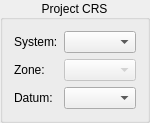
     <widget class="QGroupBox" name="coord_system_box">
      <property name="sizePolicy">
       <sizepolicy hsizetype="Preferred" vsizetype="Maximum">
        <horstretch>0</horstretch>
        <verstretch>0</verstretch>
       </sizepolicy>
      </property>
      <property name="minimumSize">
       <size>
        <width>150</width>
        <height>0</height>
       </size>
      </property>
      <property name="maximumSize">
       <size>
        <width>150</width>
        <height>16777215</height>
       </size>
      </property>
      <property name="layoutDirection">
       <enum>Qt::LeftToRight</enum>
      </property>
      <property name="title">
       <string>Project CRS</string>
      </property>
      <property name="alignment">
       <set>Qt::AlignCenter</set>
      </property>
      <property name="flat">
       <bool>false</bool>
      </property>
      <layout class="QGridLayout" name="gridLayout_4">
       <item row="0" column="0">
        <widget class="QLabel" name="label">
         <property name="sizePolicy">
          <sizepolicy hsizetype="Maximum" vsizetype="Preferred">
           <horstretch>0</horstretch>
           <verstretch>0</verstretch>
          </sizepolicy>
         </property>
         <property name="text">
          <string>System:</string>
         </property>
        </widget>
       </item>
       <item row="2" column="1">
        <widget class="QComboBox" name="gps_datum_cbox">
         <property name="sizePolicy">
          <sizepolicy hsizetype="Maximum" vsizetype="Fixed">
           <horstretch>0</horstretch>
           <verstretch>0</verstretch>
          </sizepolicy>
         </property>
         <property name="minimumSize">
          <size>
           <width>0</width>
           <height>0</height>
          </size>
         </property>
         <property name="maximumSize">
          <size>
           <width>120</width>
           <height>16777215</height>
          </size>
         </property>
         <property name="layoutDirection">
          <enum>Qt::LeftToRight</enum>
         </property>
        </widget>
       </item>
       <item row="0" column="1">
        <widget class="QComboBox" name="gps_system_cbox">
         <property name="sizePolicy">
          <sizepolicy hsizetype="Maximum" vsizetype="Fixed">
           <horstretch>0</horstretch>
           <verstretch>0</verstretch>
          </sizepolicy>
         </property>
         <property name="minimumSize">
          <size>
           <width>0</width>
           <height>0</height>
          </size>
         </property>
         <property name="maximumSize">
          <size>
           <width>120</width>
           <height>16777215</height>
          </size>
         </property>
         <property name="layoutDirection">
          <enum>Qt::LeftToRight</enum>
         </property>
        </widget>
       </item>
       <item row="1" column="0">
        <widget class="QLabel" name="label_2">
         <property name="text">
          <string>Zone:</string>
         </property>
        </widget>
       </item>
       <item row="2" column="0">
        <widget class="QLabel" name="label_3">
         <property name="text">
          <string>Datum:</string>
         </property>
        </widget>
       </item>
       <item row="1" column="1">
        <widget class="QComboBox" name="gps_zone_cbox">
         <property name="enabled">
          <bool>false</bool>
         </property>
         <property name="sizePolicy">
          <sizepolicy hsizetype="Maximum" vsizetype="Fixed">
           <horstretch>0</horstretch>
           <verstretch>0</verstretch>
          </sizepolicy>
         </property>
         <property name="minimumSize">
          <size>
           <width>0</width>
           <height>0</height>
          </size>
         </property>
         <property name="maximumSize">
          <size>
           <width>120</width>
           <height>16777215</height>
          </size>
         </property>
         <property name="layoutDirection">
          <enum>Qt::LeftToRight</enum>
         </property>
        </widget>
       </item>
      </layout>
     </widget>
